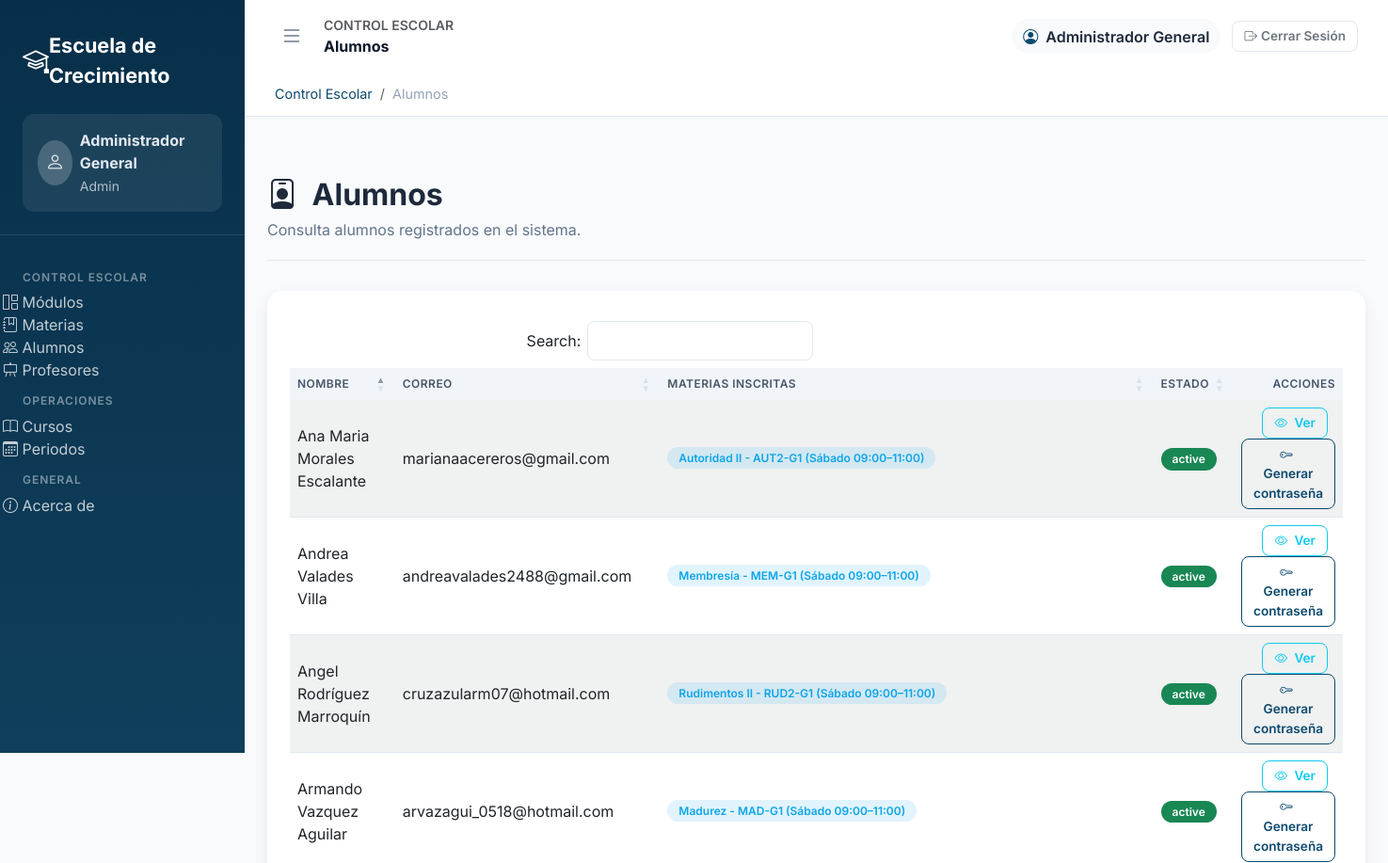
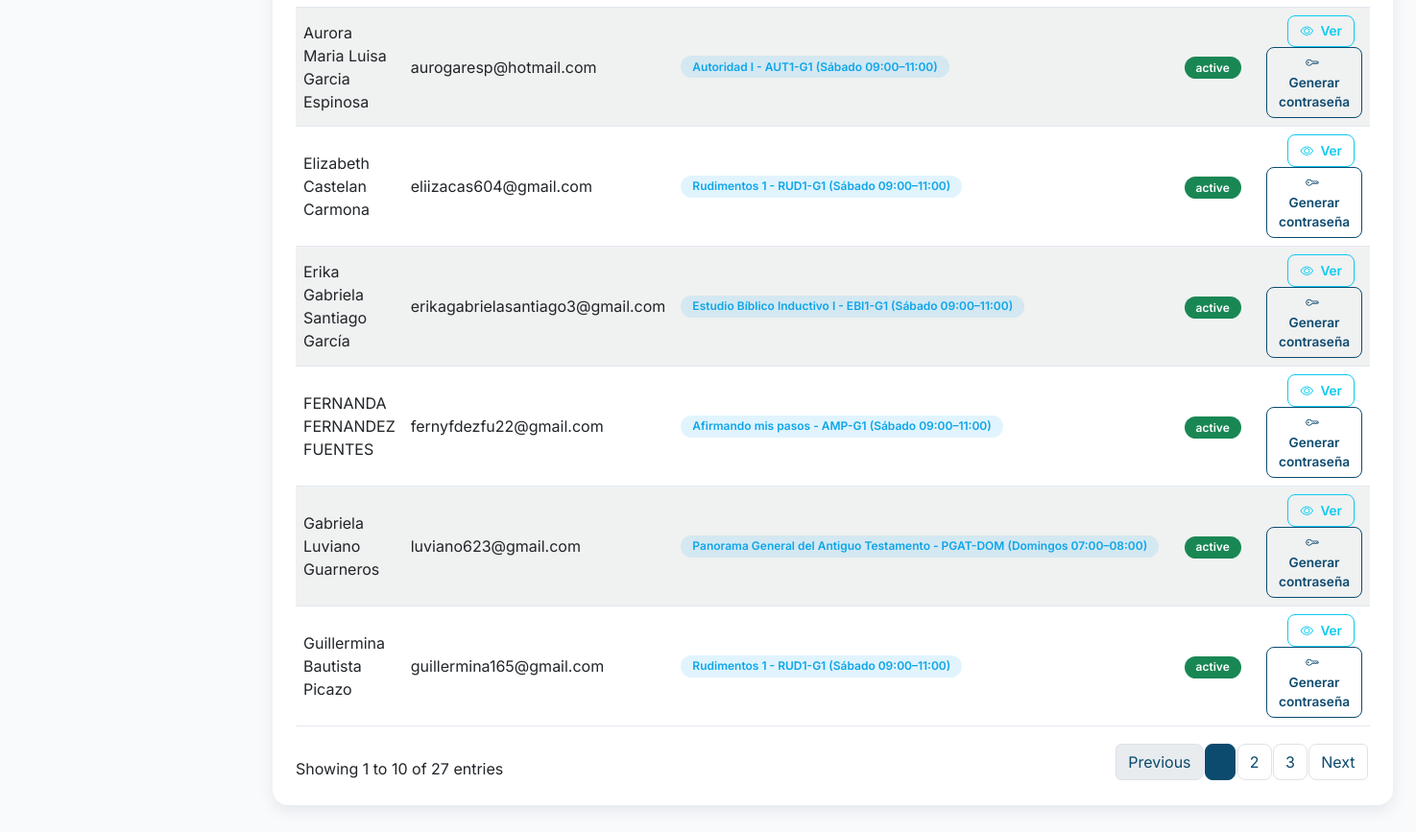
The app's page /students (signed in) with its own data (2 pictures, top to bottom).
### tables this page shows
CREATE TABLE `users` (
  `id` int(10) UNSIGNED NOT NULL,
  `name` varchar(120) NOT NULL,
  `email` varchar(190) NOT NULL,
  `password_hash` varchar(255) DEFAULT NULL,
  `google_id` varchar(64) DEFAULT NULL,
  `role` enum('admin','teacher','student','control_escolar') NOT NULL DEFAULT 'student',
  `status` enum('active','inactive','blocked') NOT NULL DEFAULT 'active',
  `created_at` timestamp NOT NULL DEFAULT CURRENT_TIMESTAMP,
  `updated_at` timestamp NOT NULL DEFAULT CURRENT_TIMESTAMP ON UPDATE CURRENT_TIMESTAMP
);

### src/UI/Views/users/students.php (the view, shortened to what this page needs)
<?php
$basePath = rtrim($basePath ?? '', '/');
?>
<div class="container-xxl app-content">
    <div class="page-header">
        <div>
            <h1 class="page-title"><i class="bi bi-person-badge me-2"></i> Alumnos</h1>
            <p class="page-subtitle">Consulta alumnos registrados en el sistema.</p>
        </div>
    </div>
    <div class="card">
        <div class="card-body">
            <?php if (empty($students)): ?>
                <p class="text-muted">No hay alumnos registrados.</p>
            <?php else: ?>
                <div class="table-responsive">
                    <table class="table table-striped align-middle" data-datatable data-order-column="0" data-order-direction="asc">
                        <thead>
                            <tr>
                                <th>Nombre</th>
                                <th>Correo</th>
                                <th>Materias inscritas</th>
                                <th>Estado</th>
                                <th class="text-end" data-orderable="false">Acciones</th>
                            </tr>
                        </thead>
                        <tbody>
                            <?php foreach ($students as $student): ?>
                                <?php $subjectsList = array_filter(explode('||', $student['subject_names'] ?? '')); ?>
                                <tr>
                                    <td><?= htmlspecialchars($student['name']) ?></td>
                                    <td><?= htmlspecialchars($student['email']) ?></td>
                                    <td>
                                        <?php if (empty($subjectsList)): ?>
                                            <span class="badge bg-light text-dark">Sin inscripción</span>
                                        <?php else: ?>
                                            <div class="table-badges">
                                                <?php foreach ($subjectsList as $subjectLabel): ?>
                                                    <span class="badge badge-soft-info"><?= htmlspecialchars($subjectLabel) ?></span>
                                                <?php endforeach; ?>
                                            </div>
                                        <?php endif; ?>
                                    </td>
                                    <td>
                                        <span class="badge <?= $student['status'] === 'active' ? 'bg-success' : 'bg-secondary' ?>">
                                            <?= htmlspecialchars($student['status']) ?>
                                        </span>
                                    </td>
                                    <td class="text-end">
                                        <button type="button" class="btn btn-sm btn-outline-info me-2" data-bs-toggle="modal" data-bs-target="#studentModal<?= (int) $student['id'] ?>">
                                            <i class="bi bi-eye me-1"></i> Ver
                                        </button>
                                        <form method="POST" action="<?= htmlspecialchars($basePath . '/students') ?>" class="d-inline">
                                            <button type="submit" class="btn btn-sm btn-outline-primary">
                                                <i class="bi bi-key me-1"></i> Generar contraseña
                                            </button>
                                        </form>
                                    </td>
                                </tr>
                            <?php endforeach; ?>
                        </tbody>
                    </table>
                </div>
            <?php endif; ?>
        </div>
    </div>
</div>

### public/assets/css/ui-premium.css (style rules this page uses)
:root { --primary-color: #0c4a6e; --primary-dark: #083551; --secondary-color: #082f49; --enterprise-accent: #0f5b82; --bs-primary: var(--primary-color); --bs-primary-rgb: 12, 74, 110; --success-color: #16a34a; --warning-color: #f59e0b; --danger-color: #ef4444; --info-color: #0ea5e9; --muted-color: #64748b; --border-color: #e2e8f0; --surface-color: #ffffff; --surface-alt: #f8fafc; --radius-lg: 16px; --radius-md: 12px; --radius-sm: 8px; --shadow-sm: 0 6px 16px rgba(15, 23, 42, 0.08); --shadow-md: 0 10px 30px rgba(15, 23, 42, 0.12); }
* { box-sizing: border-box; }
body { font-family: 'Inter', 'Segoe UI', sans-serif; background-color: var(--surface-alt); color: #0f172a; }
.app-body { min-height: 100vh; }
.app-content { max-width: 1400px; margin: 0 auto; padding: 2rem 1.5rem 3rem; }
.page-header { display: flex; align-items: flex-start; justify-content: space-between; gap: 1.5rem; margin-bottom: 2rem; padding-bottom: 1.25rem; border-bottom: 1px solid var(--border-color); }
.page-header .page-title { font-size: 2rem; font-weight: 700; margin-bottom: 0.35rem; }
.page-header .page-subtitle { color: var(--muted-color); margin-bottom: 0; }
.card { border: none; border-radius: var(--radius-lg); box-shadow: var(--shadow-sm); }
.card-body { padding: 1.5rem; }
.table { margin-bottom: 0; border-color: var(--border-color); }
.table thead th { background-color: #f1f5f9; border: none; font-weight: 600; color: #475569; text-transform: uppercase; font-size: 0.75rem; letter-spacing: 0.04em; }
.table tbody tr { transition: background-color 0.2s ease; }
.table-striped > tbody > tr:nth-of-type(odd) > * { background-color: #fdfefe; }
.badge { border-radius: 999px; font-weight: 600; padding: 0.35rem 0.75rem; }
.badge-soft-info { background: rgba(14, 165, 233, 0.12); color: var(--info-color); }
.btn { border-radius: var(--radius-sm); font-weight: 600; padding: 0.5rem 1rem; }
.btn-outline-primary { border-color: var(--primary-color); color: var(--primary-color); }
.btn-sm { padding: 0.35rem 0.75rem; font-size: 0.85rem; }
.page-title { font-size: 2rem; font-weight: 700; color: #1e293b; }
.page-subtitle { color: var(--muted-color); font-size: 1rem; }
.table-badges { display: flex; flex-wrap: wrap; gap: 0.35rem; }

### records on screen
users: name "Ana Maria Morales Escalante", email "marianaacereros@gmail.com", subjectLabel "Autoridad II - AUT2-G1 (Sábado 09:00–11:00)", status "active"
users: name "Andrea Valades Villa", email "andreavalades2488@gmail.com", subjectLabel "Membresía - MEM-G1 (Sábado 09:00–11:00)", status "active"
users: name "Angel Rodríguez Marroquín", email "cruzazularm07@hotmail.com", subjectLabel "Rudimentos II - RUD2-G1 (Sábado 09:00–11:00)", status "active"
users: name "Armando Vazquez Aguilar", email "arvazagui_0518@hotmail.com", subjectLabel "Madurez - MAD-G1 (Sábado 09:00–11:00)", status "active"
users: name "Aurora Maria Luisa Garcia Espinosa", email "aurogaresp@hotmail.com", subjectLabel "Autoridad I - AUT1-G1 (Sábado 09:00–11:00)", status "active"
users: name "Elizabeth Castelan Carmona", email "eliizacas604@gmail.com", subjectLabel "Rudimentos 1 - RUD1-G1 (Sábado 09:00–11:00)", status "active"
users: name "Erika Gabriela Santiago García", email "erikagabrielasantiago3@gmail.com", subjectLabel "Estudio Bíblico Inductivo I - EBI1-G1 (Sábado 09:00–11:00)", status "active"
users: name "FERNANDA FERNANDEZ FUENTES", email "fernyfdezfu22@gmail.com", subjectLabel "Afirmando mis pasos - AMP-G1 (Sábado 09:00–11:00)", status "active"
users: name "Gabriela Luviano Guarneros", email "luviano623@gmail.com", subjectLabel "Panorama General del Antiguo Testamento - PGAT-DOM (Domingos 07:00–08:00)", status "active"
users: name "Guillermina Bautista Picazo", email "guillermina165@gmail.com", subjectLabel "Rudimentos 1 - RUD1-G1 (Sábado 09:00–11:00)", status "active"

### other values on screen
$displayName "Administrador General"
ucfirst($userRole) ?: 'Usuario' "Admin"
$displayTitle "Alumnos"
$label "Control Escolar"
$label "Alumnos"
